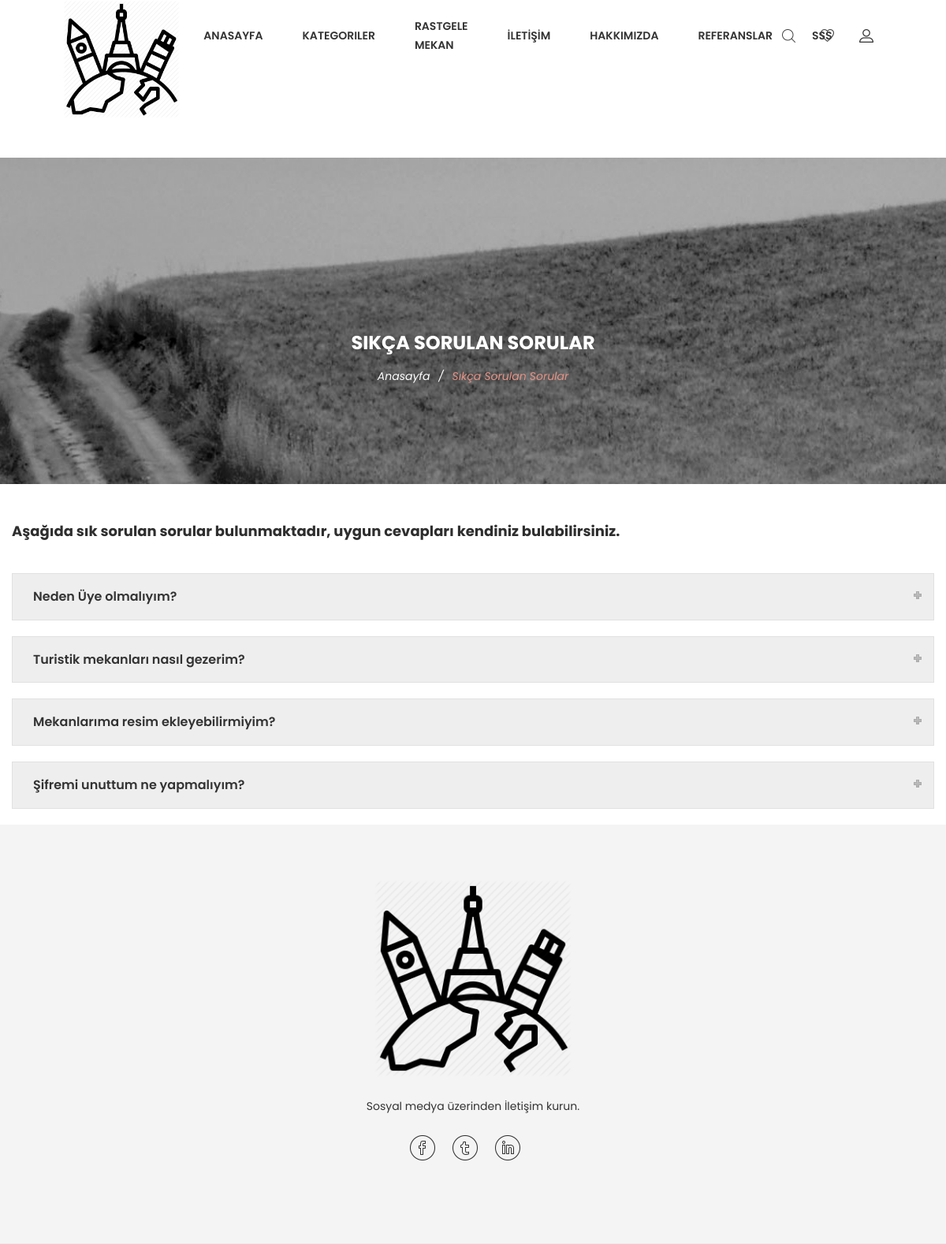
The app's page /faq/, older data.
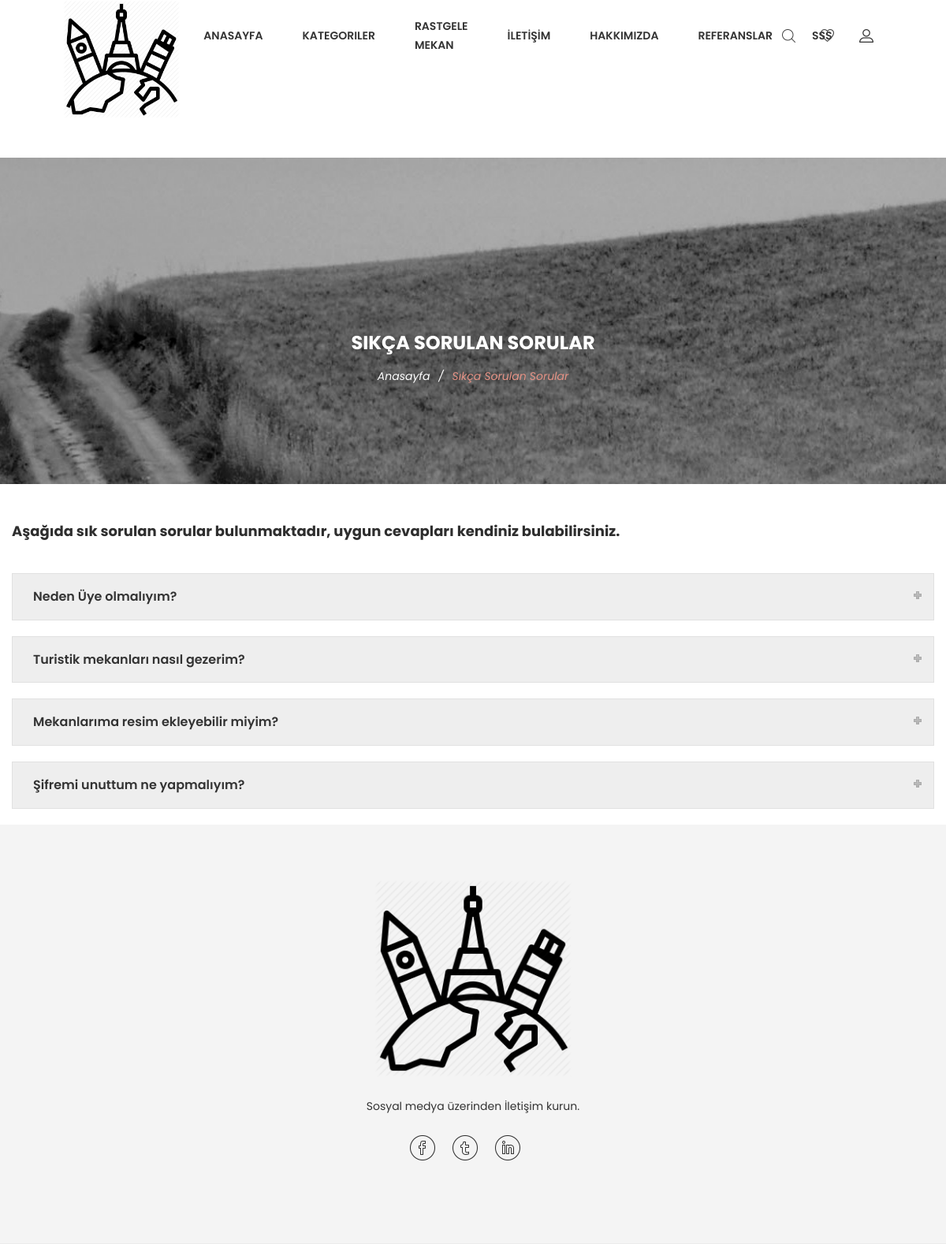
The same page, newer data.
### home/models.py (models this page shows, shortened)
class FAQ(models.Model):
    STATUS = (
        ('True', 'Evet'),
        ('False', 'Hayır'),
    )
    ordernumber = models.IntegerField()
    question = models.CharField(max_length=150)
    answer = models.TextField()
    status = models.CharField(max_length=10, choices=STATUS)
    create_at = models.DateTimeField(auto_now_add=True)
    update_at = models.DateTimeField(auto_now=True)

### home/views.py (the view)
# urls.py: path('faq/', views.faq, name='faq'),
def faq(request):
    fq = FAQ.objects.filter(status='True').order_by('ordernumber')
    setting = Setting.objects.get(pk=1)
    category = Category.objects.all()
    context = {'faq': fq, "setting": setting, 'category': category}
    return render(request, 'SSS.html', context)

### home/templates/SSS.html (shortened to what this page needs)
{% extends 'HomeBase.html' %}
{% block body %}
    <div class="ht__bradcaump__area bg-image--5">
        <div class="container">
            <div class="row">
                <div class="col-lg-12">
                    <div class="bradcaump__inner text-center">
                        <h2 class="bradcaump-title">Sıkça Sorulan Sorular</h2>
                        <nav class="bradcaump-content">
                            <a class="breadcrumb_item" href="/">Anasayfa</a>
                            <span class="brd-separetor">/</span>
                            <span class="breadcrumb_item active">Sıkça Sorulan Sorular</span>
                        </nav>
                    </div>
                </div>
            </div>
        </div>
    </div>
    <div class="container">
        <div class="row">
            <div class="col-lg-12">
                <br>
                <br>
                <div class="wn__accordeion__content">
                    <h2>Aşağıda sık sorulan sorular bulunmaktadır, uygun cevapları kendiniz bulabilirsiniz.</h2>
                </div>
                <div id="accordion" class="wn_accordion" role="tablist">
                    {% for fq in faq %}
                        <div class="card">
                            <div class="acc-header" role="tab" id="a{{ fq.id }}">
                                <h5>
                                    <a data-toggle="collapse" href="#b{{ fq.id }}" role="button" aria-expanded="false"
                                       aria-controls="b{{ fq.id }}" class="collapsed">{{ fq.question }}</a>
                                </h5>
                            </div>
                        </div>
                    {% endfor %}
                </div>
            </div>
        </div>
    </div>
    </div>
{% endblock %}

### home/templates/HomeBase.html (shortened to what this page needs)
<!DOCTYPE html>
<html class="no-js" lang="zxx">
<head>
    {% load static %}
    <link rel="stylesheet" href="{% static 'css/bootstrap.min.css' %}">
    <link rel="stylesheet" href="{% static 'css/plugins.css' %}">
    <link rel="stylesheet" href="{% static 'style.css' %}">
    <link rel="stylesheet" href="{% static 'css/custom.css' %}">
    <link rel="stylesheet" href="https://ajax.googleapis.com/ajax/libs/jqueryui/1.11.4/themes/smoothness/jquery-ui.css">
</head>
<body>
{% block clean %}
    {% include 'header.html' %}
    <div class="wrapper" id="wrapper">
        <div style="padding-top: 200px"></div>
        {% block body %}{% endblock %}
        {% include 'footer.html' %}
{% endblock %}
</body>
</html>

### home/templates/header.html (shortened to what this page needs)
{% load mptt_tags %}
{% load static %}
<header id="wn__header" class="header__area header__absolute sticky__header">
    <div class="container-fluid">
        <div class="row">
            <div class="col-md-6 col-sm-6 col-6 col-lg-2">
                <div class="logo">
                    <a href="/">
                        <img height="150" src="{% static 'images/logo/myLogo.png' %}" alt="logo images">
                    </a>
                </div>
            </div>
            <div class="col-lg-8 d-none d-lg-block">
                <nav class="mainmenu__nav">
                    <ul class="meninmenu d-flex justify-content-start">
                        <li class="drop with--one--item"><a href="/">Anasayfa</a></li>
                        {% if category %}
                            <li class="drop"><a href="/">Kategoriler</a>
                            </li>
                        {% endif %}
                        <li><a href="/RandPlace">Rastgele Mekan</a></li>
                        <li><a href="/contact">İletİşİm</a></li>
                        <li><a href="/aboutus">Hakkımızda</a></li>
                        <li><a href="/references">Referanslar</a></li>
                        <li><a href="/faq">SSS</a></li>
                    </ul>
                </nav>
            </div>
            <div class="col-md-6 col-sm-6 col-6 col-lg-2">
                <ul class="header__sidebar__right d-flex justify-content-end align-items-center">
                    <li class="shop_search"><a class="search__active" href="#"></a></li>
                    <li class="wishlist"><a href="/"></a></li>
                    <li class="setting__bar__icon"><a class="setting__active" href="../static/#"></a>
                    </li>
                </ul>
            </div>
        </div>
    </div>
</header>

### home/templates/footer.html
{% load static %}
<footer id="wn__footer" class="footer__area bg__cat--8 brown--color">
    <div class="footer-static-top">
        <div class="container">
            <div class="row">
                <div class="col-lg-12">
                    <div class="footer__widget footer__menu">
                        <div class="ft__logo">
                            <a href="/">
                                <img height="250" src="{% static 'images/logo/myLogo.png'%}" alt="logo">
                            </a>
                            <p>Sosyal medya üzerinden İletişim kurun.</p>
                        </div>
                        <div class="footer__content">
                            <ul class="social__net social__net--2 d-flex justify-content-center">
                                <li><a href="{{ setting.facebook }}"><i class="bi bi-facebook"></i></a></li>
                                <li><a href="{{ setting.twitter }}"><i class="bi bi-twitter"></i></a></li>
                                <li><a href="{{ setting.linkedin }}"><i class="bi bi-linkedin"></i></a></li>
                            </ul>
                        </div>
                    </div>
                </div>
            </div>
        </div>
    </div>
</footer>

### home/templates/jsFiles.html (shortened to what this page needs)
{% load static %}

Row changes from the older to the newer data that the page shows:
changed FAQ: question "Mekanlarıma resim ekleyebilirmiyim?" → "Mekanlarıma resim ekleyebilir miyim?"
